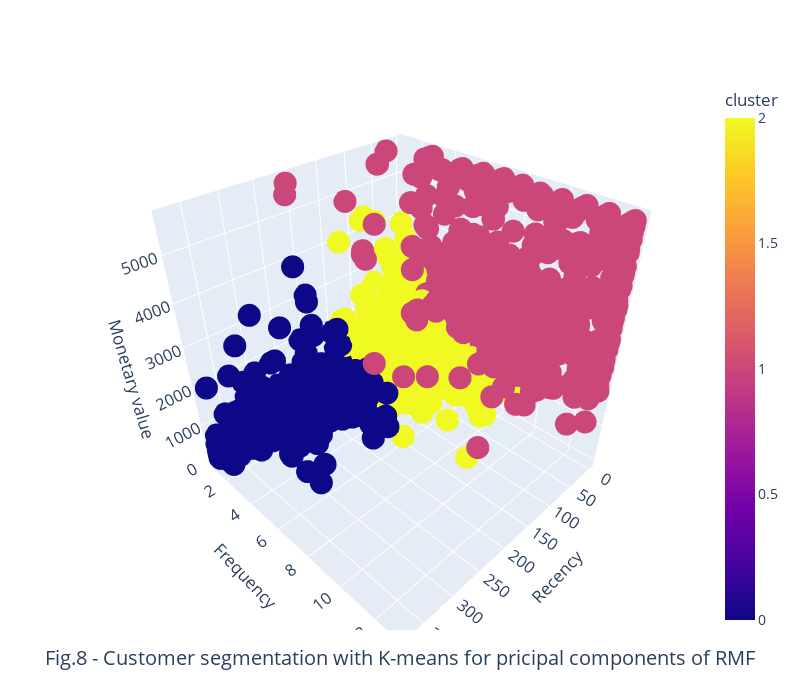

Here is the notebook cell this chart was saved with:
### Code cell
plot_counter = 8

fig = px.scatter_3d(
    data_frame=RFM,
    x='Recency',
    y='Frequency',
    z='Monetary value', 
    color='cluster',
    #color_discrete_sequence=["red", "green","blue"]
    #color_discrete_map={0:"red", 1:"green",2:"blue"}
)

fig.update_layout(
    title=dict(
        text=f'Fig.{plot_counter} - Customer segmentation with K-means for pricipal components of RMF',
        x=.5, y=0.05, xanchor='center'),
    font_size=14,
    width=800, height=700,
    margin=dict(l=100, r=60, t=80, b=70),
)
fig.show()

fig.write_image(path_figures + f'fig_{plot_counter}.png')

### Figure 1 — Plotly figure (JSON) as saved in the notebook; plotly's stock layout.template omitted (floating-point values rounded to 4 significant figures; data arrays with more than 128 entries replaced by an {"elided": "..."} marker saying what was removed)
{"data": [{"hovertemplate": "Recency=%{x}<br>Frequency=%{y}<br>Monetary value=%{z}<br>cluster=%{marker.color}<extra></extra>", "legendgroup": "", "marker": {"color": {"elided": "4329 int values"}, "coloraxis": "coloraxis", "symbol": "circle"}, "mode": "markers", "name": "", "scene": "scene", "showlegend": false, "type": "scatter3d", "x": {"elided": "4329 int values"}, "y": {"elided": "4329 int values"}, "z": {"elided": "4329 float values"}}], "layout": {"coloraxis": {"colorbar": {"title": {"text": "cluster"}}, "colorscale": [[0, "#0d0887"], [0.1111, "#46039f"], [0.2222, "#7201a8"], [0.3333, "#9c179e"], [0.4444, "#bd3786"], [0.5556, "#d8576b"], [0.6667, "#ed7953"], [0.7778, "#fb9f3a"], [0.8889, "#fdca26"], [1, "#f0f921"]]}, "font": {"size": 14}, "height": 700, "legend": {"tracegroupgap": 0}, "margin": {"b": 70, "l": 100, "r": 60, "t": 80}, "scene": {"domain": {"x": [0, 1], "y": [0, 1]}, "xaxis": {"title": {"text": "Recency"}}, "yaxis": {"title": {"text": "Frequency"}}, "zaxis": {"title": {"text": "Monetary value"}}}, "title": {"text": "Fig.8 - Customer segmentation with K-means for pricipal components of RMF", "x": 0.5, "xanchor": "center", "y": 0.05}, "width": 800}}
